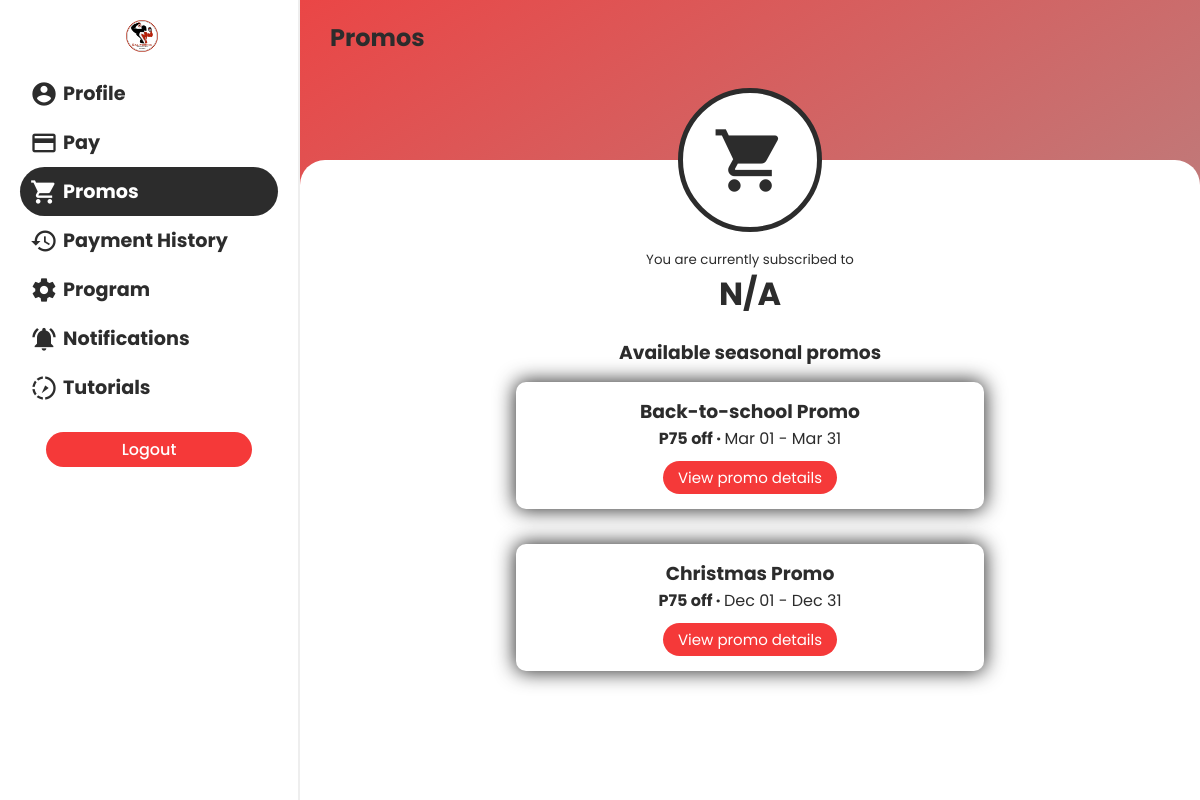
Before: /mobile/pages/promos.php (signed in) with the older database file.
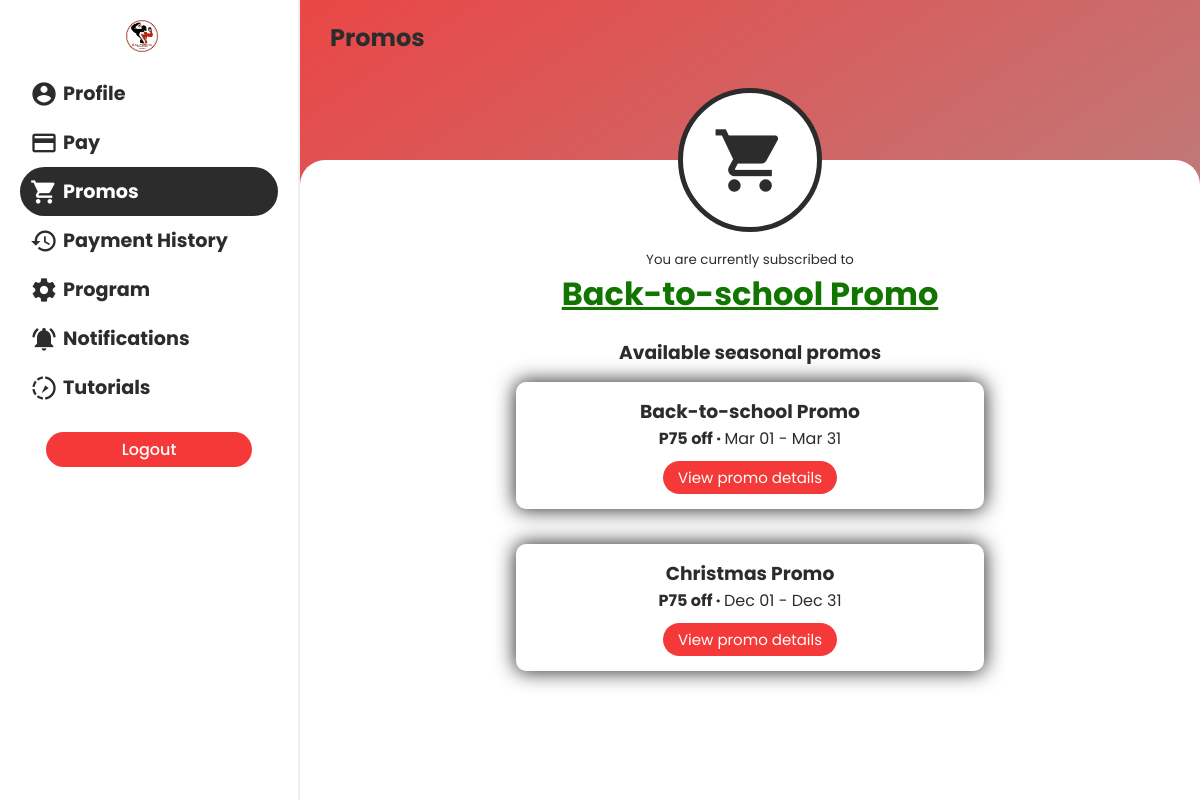
After: the same page with the newer database file.
### tables this page shows
CREATE TABLE `promo` (
  `promo_id` int(100) NOT NULL,
  `promo_name` varchar(255) DEFAULT NULL,
  `promo_type` enum('Permanent','Seasonal') DEFAULT NULL,
  `promo_description` varchar(255) DEFAULT NULL,
  `date_added` date DEFAULT NULL,
  `promo_starting_date` date DEFAULT NULL,
  `promo_ending_date` date DEFAULT NULL,
  `amount` int(100) DEFAULT NULL,
  `status` enum('Active','Expired','Deleted') NOT NULL DEFAULT 'Active',
  `date_deleted` date DEFAULT NULL
);

CREATE TABLE `memberpromos` (
  `id` int(100) NOT NULL,
  `promo_id` int(100) DEFAULT NULL,
  `member_id` int(100) DEFAULT NULL,
  `date_added` date DEFAULT NULL,
  `status` enum('Active','Expired') NOT NULL DEFAULT 'Active',
  `date_expired` date DEFAULT NULL
);

### mobile/pages/promos.php (the view, shortened to what this page needs)
<!DOCTYPE html>
<html lang="en">
<head>
  <link rel="stylesheet" href="./../css/default.css">
  <link rel="stylesheet" href="./../css/mediaquery.css">
</head>
<body>
  <div class="sidebar" id="sidebar">
    <div>
      <img src="./../../logo.png" style="width: 32px; height: 32px; margin-left: 70px" alt="">
    </div>    <div class="items">
      <a href="./profile.php">
        <span>
          <i class="material-icons">account_circle</i>
          <h2>Profile</h2>
        </span>
      </a>
      <a href="./pay.php">
        <span>
          <i class="material-icons">payment</i>
          <h2>Pay</h2>
        </span>
      </a>
      <a href="#">
        <span class="active">
          <i class="material-icons">shopping_cart</i>
          <h2>Promos</h2>
        </span>
      </a>
      <a href="./payment_history.php">
        <span>
          <i class="material-icons">history</i>
          <h2>Payment History</h2>
        </span>
      </a>
      <a href="./program.php">
        <span>
          <i class="material-icons">settings</i>
          <h2>Program</h2>
        </span>
      </a>
      <a href="./notifications.php">
        <span>
          <i class="material-icons">notifications_active</i>
          <h2>Notifications</h2>
        </span>
      </a>
      <a href="./tutorial.php">
        <span>
          <i class="material-icons">slow_motion_video</i>
          <h2>Tutorials</h2>
        </span>
      </a>
    </div>
    <div class="logout">
      <button class="btn btn-red" style="width: 80%" id="logout-btn">Logout</button>
    </div>
  </div>
  <main>
    <div class="menu">
      <h2>Promos</h2>
    </div>
    <div class="icon-div">
      <div class="icon-cont">
        <i class="material-icons">shopping_cart</i>
      </div>
    </div>
    <div class="main-cont">
      <div class="content">
        <small>You are currently subscribed to</small>
        <span style="display: flex; align-items: center;">
          <?php
          $sql = "SELECT MP.*, P.promo_name, P.promo_type, P.amount
                  FROM memberpromos AS MP
                  INNER JOIN promo AS P ON MP.promo_id = P.promo_id
                  WHERE MP.member_id = '".$_SESSION["member_id"]."' AND MP.status = 'Active'";
          $res = mysqli_query($con, $sql);
          if(mysqli_num_rows($res) == 1) {
            $row = mysqli_fetch_assoc($res);
          ?>
          <h1 class="text-green" id="availed-promo" style="text-decoration: underline">
            <?php echo $row["promo_name"] ?>
          </h1>
          <?php
          } else {
          ?>
          <h1 id="availed-promo">N/A</h1>
          <?php
          }
          ?>
        </span>
        <div class="promo-div">
          <h3>Available seasonal promos</h3>
          <?php
          $sql = "SELECT * FROM promo WHERE promo_type = 'Seasonal' AND status = 'Active' ORDER BY promo_starting_date ASC";
          $res = mysqli_query($con, $sql);
          if(mysqli_num_rows($res)) {
            while($row = mysqli_fetch_assoc($res)):
          ?>
          <div class="promo-list-div text-primary shadow-1">
            <h3><?php echo $row["promo_name"] ?></h3>
            <p><strong>P<?php echo $row["amount"] ?> off &#x00B7 </strong>
            <?php
            $startDate = date("M d", strtotime($row["promo_starting_date"]));
            $endDate = date("M d", strtotime($row["promo_ending_date"]));
            echo $startDate?> - <?php echo $endDate ?>
            </p>
            <button class="btn btn-reg btn-red" data-id="<?php echo $row["promo_id"] ?>" onclick="showPromo(this)">View promo details</button>
          </div>
          <?php
            endwhile;
          } else {
          ?>
          <div class="no-promos-div text-disabled">
            There are no seasonal promos available as of the moment.
          </div>
          <?php
          }
          ?>
        </div>
      </div>
    </div>
  </main>
</body>
</html>

### mobile/css/default.css (style rules this page uses)
html, body { margin: 0; font-family: 'Poppins', sans-serif; background: #bdc3c7; background: -webkit-gradient(linear, left top, right bottom, from(#f53939), to(#a0a0a0)); background: linear-gradient(to bottom right, #f53939, #a0a0a0); color: #2c2c2c; }
main { -webkit-transition: .3s; transition: .3s; margin-left: 300px; }
a { text-decoration: none; color: #2c2c2c; font-weight: 400; -webkit-transition: .3s; transition: .3s; }
p, h1, h2, h3, h4, h5, h6 { margin: 0 !important; }
.text-primary { color: #2c2c2c !important; }
.text-green { color: #117600 !important; }
.shadow-1 { -webkit-box-shadow: 0 0 20px 1px #2c2c2c; box-shadow: 0 0 20px 1px #2c2c2c; }
.btn { margin: 20px 0 20px 0; padding-top: 5px; padding-bottom: 5px; padding-left: 15px; padding-right: 15px; font-family: "Poppins", sans-serif; border: 0; border-radius: 50px; background: #2c2c2c; color: white; font-size: 1rem; -webkit-transition: .3s; transition: .3s; font-weight: 500; }
.btn.btn-reg { letter-spacing: 0; font-weight: normal !important; }
.btn.btn-red { background: #f53939; }
.sidebar { -webkit-transition: .3s; transition: .3s; width: 300px; background: white; height: 100vh; padding: 20px; -webkit-box-shadow: 1px 0 20px 0px #2c2c2c; box-shadow: 1px 0 20px 0px #2c2c2c; position: fixed; z-index: 20; }
.sidebar .items { margin-top: 10px; display: -webkit-box; display: -ms-flexbox; display: flex; -webkit-box-orient: vertical; -webkit-box-direction: normal; -ms-flex-direction: column; flex-direction: column; }
.sidebar .items a, .sidebar .items a:hover, .sidebar .items a:active, .sidebar .items a:visited, .sidebar .items a:focus { text-decoration: none; }
.sidebar .items span { padding: 10px; display: -webkit-box; display: -ms-flexbox; display: flex; -webkit-box-align: center; -ms-flex-align: center; align-items: center; }
.sidebar .items span i { font-size: 28px; padding-right: 5px; }
.sidebar .items span h2 { font-size: 1.2rem; }
.sidebar .items .active { background: #2c2c2c; border-radius: 25px; color: white; }
.sidebar .logout { display: -webkit-box; display: -ms-flexbox; display: flex; -webkit-box-pack: center; -ms-flex-pack: center; justify-content: center; }
*, *:before, *:after { -webkit-box-sizing: border-box; box-sizing: border-box; }
body, html { height: 100%; -webkit-tap-highlight-color: rgba(0, 0, 0, 0); -webkit-tap-highlight-color: transparent; }
main { overflow-x: hidden; height: 100vh; position: relative; }
main .menu { padding-top: 20px; padding-left: 20px; display: -webkit-box; display: -ms-flexbox; display: flex; -webkit-box-align: center; -ms-flex-align: center; align-items: center; z-index: 3; }
main .menu h2 { padding-left: 10px; }
main .icon-div { width: 100%; display: -webkit-box; display: -ms-flexbox; display: flex; -webkit-box-pack: center; -ms-flex-pack: center; justify-content: center; -webkit-box-align: center; -ms-flex-align: center; align-items: center; position: absolute; top: 11vh; z-index: 2; }
main .icon-div .icon-cont { height: 18vh; width: 18vh; background: white; border-radius: 100%; border: 5px solid #2c2c2c; display: -webkit-box; display: -ms-flexbox; display: flex; -webkit-box-pack: center; -ms-flex-pack: center; justify-content: center; -webkit-box-align: center; -ms-flex-align: center; align-items: center; }
main .icon-div .icon-cont i { font-size: 75px; }
main .main-cont { padding-bottom: 0 !important; padding-top: 0 !important; padding: 30px; background: white; background-attachment: fixed; position: absolute; width: 100%; min-height: 80vh; top: 20vh; border-radius: 25px 25px 0 0; }
main .main-cont .content { margin-top: 10vh; padding: 10px; display: -webkit-box; display: -ms-flexbox; display: flex; -webkit-box-orient: vertical; -webkit-box-direction: normal; -ms-flex-direction: column; flex-direction: column; -webkit-box-align: center; -ms-flex-align: center; align-items: center; -webkit-box-pack: center; -ms-flex-pack: center; justify-content: center; text-align: center; }
main .main-cont .content p { margin: 0 !important; }

Changed rows visible on the page:
added memberpromos: promo.promo_name "Back-to-school Promo"
Other visible differences:
text no longer shown: "N/A"
